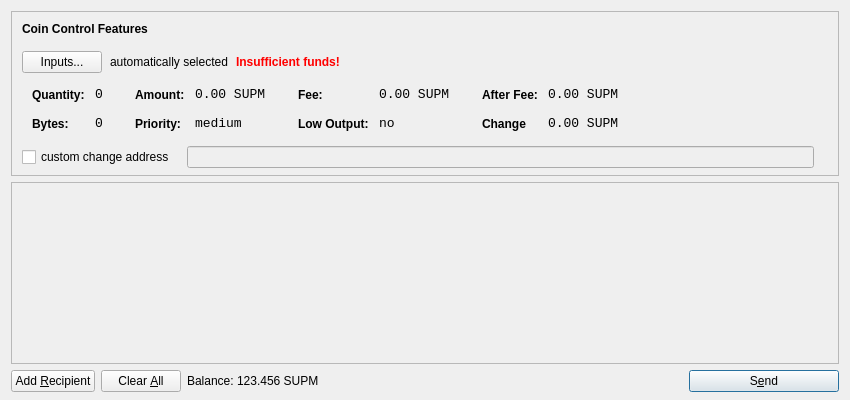
<?xml version="1.0" encoding="UTF-8"?>
<ui version="4.0">
 <class>SendCoinsDialog</class>
 <widget class="QDialog" name="SendCoinsDialog">
  <property name="geometry">
   <rect>
    <x>0</x>
    <y>0</y>
    <width>850</width>
    <height>400</height>
   </rect>
  </property>
  <property name="windowTitle">
   <string>Send Coins</string>
  </property>
  <layout class="QVBoxLayout" name="verticalLayout" stretch="0,1,0">
   <property name="bottomMargin">
    <number>8</number>
   </property>
   <item>
    <widget class="QFrame" name="frameCoinControl">
     <property name="sizePolicy">
      <sizepolicy hsizetype="Expanding" vsizetype="Expanding">
       <horstretch>0</horstretch>
       <verstretch>0</verstretch>
      </sizepolicy>
     </property>
     <property name="maximumSize">
      <size>
       <width>16777215</width>
       <height>16777215</height>
      </size>
     </property>
     <property name="frameShape">
      <enum>QFrame::StyledPanel</enum>
     </property>
     <property name="frameShadow">
      <enum>QFrame::Sunken</enum>
     </property>
     <layout class="QVBoxLayout" name="verticalLayoutCoinControl2">
      <property name="spacing">
       <number>-1</number>
      </property>
      <property name="leftMargin">
       <number>0</number>
      </property>
      <property name="topMargin">
       <number>0</number>
      </property>
      <property name="rightMargin">
       <number>0</number>
      </property>
      <property name="bottomMargin">
       <number>6</number>
      </property>
      <item>
       <layout class="QVBoxLayout" name="verticalLayoutCoinControl" stretch="0,0,0,0,1">
        <property name="spacing">
         <number>0</number>
        </property>
        <property name="leftMargin">
         <number>10</number>
        </property>
        <property name="topMargin">
         <number>10</number>
        </property>
        <item>
         <layout class="QHBoxLayout" name="horizontalLayoutCoinControl1">
          <property name="bottomMargin">
           <number>15</number>
          </property>
          <item>
           <widget class="QLabel" name="labelCoinControlFeatures">
            <property name="sizePolicy">
             <sizepolicy hsizetype="Preferred" vsizetype="Maximum">
              <horstretch>0</horstretch>
              <verstretch>0</verstretch>
             </sizepolicy>
            </property>
            <property name="font">
             <font>
              <weight>75</weight>
              <bold>true</bold>
             </font>
            </property>
            <property name="styleSheet">
             <string notr="true">font-weight:bold;</string>
            </property>
            <property name="text">
             <string>Coin Control Features</string>
            </property>
           </widget>
          </item>
         </layout>
        </item>
        <item>
         <layout class="QHBoxLayout" name="horizontalLayoutCoinControl2" stretch="0,0,0,0">
          <property name="spacing">
           <number>8</number>
          </property>
          <property name="bottomMargin">
           <number>10</number>
          </property>
          <item>
           <widget class="QPushButton" name="pushButtonCoinControl">
            <property name="styleSheet">
             <string notr="true"/>
            </property>
            <property name="text">
             <string>Inputs...</string>
            </property>
           </widget>
          </item>
          <item>
           <widget class="QLabel" name="labelCoinControlAutomaticallySelected">
            <property name="text">
             <string>automatically selected</string>
            </property>
            <property name="margin">
             <number>5</number>
            </property>
           </widget>
          </item>
          <item>
           <widget class="QLabel" name="labelCoinControlInsuffFunds">
            <property name="font">
             <font>
              <weight>75</weight>
              <bold>true</bold>
             </font>
            </property>
            <property name="styleSheet">
             <string notr="true">color:red;font-weight:bold;</string>
            </property>
            <property name="text">
             <string>Insufficient funds!</string>
            </property>
            <property name="margin">
             <number>5</number>
            </property>
           </widget>
          </item>
          <item>
           <spacer name="horizontalSpacerCoinControl">
            <property name="orientation">
             <enum>Qt::Horizontal</enum>
            </property>
            <property name="sizeHint" stdset="0">
             <size>
              <width>40</width>
              <height>1</height>
             </size>
            </property>
           </spacer>
          </item>
         </layout>
        </item>
        <item>
         <widget class="QWidget" name="widgetCoinControl" native="true">
          <property name="sizePolicy">
           <sizepolicy hsizetype="Preferred" vsizetype="Preferred">
            <horstretch>0</horstretch>
            <verstretch>0</verstretch>
           </sizepolicy>
          </property>
          <property name="minimumSize">
           <size>
            <width>0</width>
            <height>0</height>
           </size>
          </property>
          <property name="styleSheet">
           <string notr="true"/>
          </property>
          <layout class="QHBoxLayout" name="horizontalLayoutCoinControl5">
           <property name="margin">
            <number>0</number>
           </property>
           <item>
            <layout class="QHBoxLayout" name="horizontalLayoutCoinControl3" stretch="0,0,0,1">
             <property name="spacing">
              <number>20</number>
             </property>
             <property name="topMargin">
              <number>0</number>
             </property>
             <property name="bottomMargin">
              <number>10</number>
             </property>
             <item>
              <layout class="QFormLayout" name="formLayoutCoinControl1">
               <property name="horizontalSpacing">
                <number>10</number>
               </property>
               <property name="verticalSpacing">
                <number>14</number>
               </property>
               <property name="leftMargin">
                <number>10</number>
               </property>
               <property name="topMargin">
                <number>4</number>
               </property>
               <property name="rightMargin">
                <number>6</number>
               </property>
               <item row="0" column="0">
                <widget class="QLabel" name="labelCoinControlQuantityText">
                 <property name="styleSheet">
                  <string notr="true">font-weight:bold;</string>
                 </property>
                 <property name="text">
                  <string>Quantity:</string>
                 </property>
                 <property name="margin">
                  <number>0</number>
                 </property>
                </widget>
               </item>
               <item row="0" column="1">
                <widget class="QLabel" name="labelCoinControlQuantity">
                 <property name="font">
                  <font>
                   <family>Monospace</family>
                   <pointsize>10</pointsize>
                  </font>
                 </property>
                 <property name="cursor">
                  <cursorShape>IBeamCursor</cursorShape>
                 </property>
                 <property name="contextMenuPolicy">
                  <enum>Qt::ActionsContextMenu</enum>
                 </property>
                 <property name="text">
                  <string>0</string>
                 </property>
                 <property name="margin">
                  <number>0</number>
                 </property>
                 <property name="textInteractionFlags">
                  <set>Qt::LinksAccessibleByMouse|Qt::TextSelectableByKeyboard|Qt::TextSelectableByMouse</set>
                 </property>
                </widget>
               </item>
               <item row="1" column="0">
                <widget class="QLabel" name="labelCoinControlBytesText">
                 <property name="styleSheet">
                  <string notr="true">font-weight:bold;</string>
                 </property>
                 <property name="text">
                  <string>Bytes:</string>
                 </property>
                </widget>
               </item>
               <item row="1" column="1">
                <widget class="QLabel" name="labelCoinControlBytes">
                 <property name="font">
                  <font>
                   <family>Monospace</family>
                   <pointsize>10</pointsize>
                  </font>
                 </property>
                 <property name="cursor">
                  <cursorShape>IBeamCursor</cursorShape>
                 </property>
                 <property name="contextMenuPolicy">
                  <enum>Qt::ActionsContextMenu</enum>
                 </property>
                 <property name="text">
                  <string>0</string>
                 </property>
                 <property name="textInteractionFlags">
                  <set>Qt::LinksAccessibleByMouse|Qt::TextSelectableByKeyboard|Qt::TextSelectableByMouse</set>
                 </property>
                </widget>
               </item>
              </layout>
             </item>
             <item>
              <layout class="QFormLayout" name="formLayoutCoinControl2">
               <property name="horizontalSpacing">
                <number>10</number>
               </property>
               <property name="verticalSpacing">
                <number>14</number>
               </property>
               <property name="leftMargin">
                <number>6</number>
               </property>
               <property name="topMargin">
                <number>4</number>
               </property>
               <property name="rightMargin">
                <number>6</number>
               </property>
               <item row="0" column="0">
                <widget class="QLabel" name="labelCoinControlAmountText">
                 <property name="styleSheet">
                  <string notr="true">font-weight:bold;</string>
                 </property>
                 <property name="text">
                  <string>Amount:</string>
                 </property>
                 <property name="margin">
                  <number>0</number>
                 </property>
                </widget>
               </item>
               <item row="0" column="1">
                <widget class="QLabel" name="labelCoinControlAmount">
                 <property name="font">
                  <font>
                   <family>Monospace</family>
                   <pointsize>10</pointsize>
                  </font>
                 </property>
                 <property name="cursor">
                  <cursorShape>IBeamCursor</cursorShape>
                 </property>
                 <property name="contextMenuPolicy">
                  <enum>Qt::ActionsContextMenu</enum>
                 </property>
                 <property name="text">
                  <string notr="true">0.00 SUPM</string>
                 </property>
                 <property name="textInteractionFlags">
                  <set>Qt::LinksAccessibleByMouse|Qt::TextSelectableByKeyboard|Qt::TextSelectableByMouse</set>
                 </property>
                </widget>
               </item>
               <item row="1" column="0">
                <widget class="QLabel" name="labelCoinControlPriorityText">
                 <property name="styleSheet">
                  <string notr="true">font-weight:bold;</string>
                 </property>
                 <property name="text">
                  <string>Priority:</string>
                 </property>
                </widget>
               </item>
               <item row="1" column="1">
                <widget class="QLabel" name="labelCoinControlPriority">
                 <property name="font">
                  <font>
                   <family>Monospace</family>
                   <pointsize>10</pointsize>
                  </font>
                 </property>
                 <property name="cursor">
                  <cursorShape>IBeamCursor</cursorShape>
                 </property>
                 <property name="contextMenuPolicy">
                  <enum>Qt::ActionsContextMenu</enum>
                 </property>
                 <property name="text">
                  <string>medium</string>
                 </property>
                 <property name="textInteractionFlags">
                  <set>Qt::LinksAccessibleByMouse|Qt::TextSelectableByKeyboard|Qt::TextSelectableByMouse</set>
                 </property>
                </widget>
               </item>
              </layout>
             </item>
             <item>
              <layout class="QFormLayout" name="formLayoutCoinControl3">
               <property name="horizontalSpacing">
                <number>10</number>
               </property>
               <property name="verticalSpacing">
                <number>14</number>
               </property>
               <property name="leftMargin">
                <number>6</number>
               </property>
               <property name="topMargin">
                <number>4</number>
               </property>
               <property name="rightMargin">
                <number>6</number>
               </property>
               <item row="0" column="0">
                <widget class="QLabel" name="labelCoinControlFeeText">
                 <property name="styleSheet">
                  <string notr="true">font-weight:bold;</string>
                 </property>
                 <property name="text">
                  <string>Fee:</string>
                 </property>
                 <property name="margin">
                  <number>0</number>
                 </property>
                </widget>
               </item>
               <item row="0" column="1">
                <widget class="QLabel" name="labelCoinControlFee">
                 <property name="font">
                  <font>
                   <family>Monospace</family>
                   <pointsize>10</pointsize>
                  </font>
                 </property>
                 <property name="cursor">
                  <cursorShape>IBeamCursor</cursorShape>
                 </property>
                 <property name="contextMenuPolicy">
                  <enum>Qt::ActionsContextMenu</enum>
                 </property>
                 <property name="text">
                  <string notr="true">0.00 SUPM</string>
                 </property>
                 <property name="textInteractionFlags">
                  <set>Qt::LinksAccessibleByMouse|Qt::TextSelectableByKeyboard|Qt::TextSelectableByMouse</set>
                 </property>
                </widget>
               </item>
               <item row="1" column="0">
                <widget class="QLabel" name="labelCoinControlLowOutputText">
                 <property name="styleSheet">
                  <string notr="true">font-weight:bold;</string>
                 </property>
                 <property name="text">
                  <string>Low Output:</string>
                 </property>
                </widget>
               </item>
               <item row="1" column="1">
                <widget class="QLabel" name="labelCoinControlLowOutput">
                 <property name="font">
                  <font>
                   <family>Monospace</family>
                   <pointsize>10</pointsize>
                  </font>
                 </property>
                 <property name="cursor">
                  <cursorShape>IBeamCursor</cursorShape>
                 </property>
                 <property name="contextMenuPolicy">
                  <enum>Qt::ActionsContextMenu</enum>
                 </property>
                 <property name="text">
                  <string>no</string>
                 </property>
                 <property name="textInteractionFlags">
                  <set>Qt::LinksAccessibleByMouse|Qt::TextSelectableByKeyboard|Qt::TextSelectableByMouse</set>
                 </property>
                </widget>
               </item>
              </layout>
             </item>
             <item>
              <layout class="QFormLayout" name="formLayoutCoinControl4">
               <property name="horizontalSpacing">
                <number>10</number>
               </property>
               <property name="verticalSpacing">
                <number>14</number>
               </property>
               <property name="leftMargin">
                <number>6</number>
               </property>
               <property name="topMargin">
                <number>4</number>
               </property>
               <property name="rightMargin">
                <number>6</number>
               </property>
               <item row="0" column="0">
                <widget class="QLabel" name="labelCoinControlAfterFeeText">
                 <property name="styleSheet">
                  <string notr="true">font-weight:bold;</string>
                 </property>
                 <property name="text">
                  <string>After Fee:</string>
                 </property>
                 <property name="margin">
                  <number>0</number>
                 </property>
                </widget>
               </item>
               <item row="0" column="1">
                <widget class="QLabel" name="labelCoinControlAfterFee">
                 <property name="font">
                  <font>
                   <family>Monospace</family>
                   <pointsize>10</pointsize>
                  </font>
                 </property>
                 <property name="cursor">
                  <cursorShape>IBeamCursor</cursorShape>
                 </property>
                 <property name="contextMenuPolicy">
                  <enum>Qt::ActionsContextMenu</enum>
                 </property>
                 <property name="text">
                  <string notr="true">0.00 SUPM</string>
                 </property>
                 <property name="textInteractionFlags">
                  <set>Qt::LinksAccessibleByMouse|Qt::TextSelectableByKeyboard|Qt::TextSelectableByMouse</set>
                 </property>
                </widget>
               </item>
               <item row="1" column="0">
                <widget class="QLabel" name="labelCoinControlChangeText">
                 <property name="styleSheet">
                  <string notr="true">font-weight:bold;</string>
                 </property>
                 <property name="text">
                  <string>Change</string>
                 </property>
                </widget>
               </item>
               <item row="1" column="1">
                <widget class="QLabel" name="labelCoinControlChange">
                 <property name="font">
                  <font>
                   <family>Monospace</family>
                   <pointsize>10</pointsize>
                  </font>
                 </property>
                 <property name="cursor">
                  <cursorShape>IBeamCursor</cursorShape>
                 </property>
                 <property name="contextMenuPolicy">
                  <enum>Qt::ActionsContextMenu</enum>
                 </property>
                 <property name="text">
                  <string notr="true">0.00 SUPM</string>
                 </property>
                 <property name="textInteractionFlags">
                  <set>Qt::LinksAccessibleByMouse|Qt::TextSelectableByKeyboard|Qt::TextSelectableByMouse</set>
                 </property>
                </widget>
               </item>
              </layout>
             </item>
            </layout>
           </item>
          </layout>
         </widget>
        </item>
        <item>
         <layout class="QHBoxLayout" name="horizontalLayoutCoinControl4" stretch="0,0,0">
          <property name="spacing">
           <number>12</number>
          </property>
          <property name="sizeConstraint">
           <enum>QLayout::SetDefaultConstraint</enum>
          </property>
          <property name="topMargin">
           <number>5</number>
          </property>
          <property name="rightMargin">
           <number>5</number>
          </property>
          <item>
           <widget class="QCheckBox" name="checkBoxCoinControlChange">
            <property name="text">
             <string>custom change address</string>
            </property>
           </widget>
          </item>
          <item>
           <widget class="QLineEdit" name="lineEditCoinControlChange">
            <property name="enabled">
             <bool>false</bool>
            </property>
            <property name="sizePolicy">
             <sizepolicy hsizetype="Expanding" vsizetype="Fixed">
              <horstretch>0</horstretch>
              <verstretch>0</verstretch>
             </sizepolicy>
            </property>
           </widget>
          </item>
          <item>
           <widget class="QLabel" name="labelCoinControlChangeLabel">
            <property name="sizePolicy">
             <sizepolicy hsizetype="Preferred" vsizetype="Expanding">
              <horstretch>0</horstretch>
              <verstretch>0</verstretch>
             </sizepolicy>
            </property>
            <property name="minimumSize">
             <size>
              <width>0</width>
              <height>0</height>
             </size>
            </property>
            <property name="text">
             <string/>
            </property>
            <property name="margin">
             <number>3</number>
            </property>
           </widget>
          </item>
         </layout>
        </item>
        <item>
         <spacer name="verticalSpacerCoinControl">
          <property name="orientation">
           <enum>Qt::Vertical</enum>
          </property>
          <property name="sizeHint" stdset="0">
           <size>
            <width>800</width>
            <height>1</height>
           </size>
          </property>
         </spacer>
        </item>
       </layout>
      </item>
     </layout>
    </widget>
   </item>
   <item>
    <widget class="QScrollArea" name="scrollArea">
     <property name="widgetResizable">
      <bool>true</bool>
     </property>
     <widget class="QWidget" name="scrollAreaWidgetContents">
      <property name="geometry">
       <rect>
        <x>0</x>
        <y>0</y>
        <width>830</width>
        <height>165</height>
       </rect>
      </property>
      <layout class="QVBoxLayout" name="verticalLayout_2">
       <property name="margin">
        <number>0</number>
       </property>
       <item>
        <layout class="QVBoxLayout" name="entries">
         <property name="spacing">
          <number>6</number>
         </property>
        </layout>
       </item>
       <item>
        <spacer name="verticalSpacer">
         <property name="orientation">
          <enum>Qt::Vertical</enum>
         </property>
         <property name="sizeHint" stdset="0">
          <size>
           <width>20</width>
           <height>40</height>
          </size>
         </property>
        </spacer>
       </item>
      </layout>
     </widget>
    </widget>
   </item>
   <item>
    <layout class="QHBoxLayout" name="horizontalLayout">
     <item>
      <widget class="QPushButton" name="addButton">
       <property name="toolTip">
        <string>Send to multiple recipients at once</string>
       </property>
       <property name="text">
        <string>Add &amp;Recipient</string>
       </property>
       <property name="autoDefault">
        <bool>false</bool>
       </property>
      </widget>
     </item>
     <item>
      <widget class="QPushButton" name="clearButton">
       <property name="sizePolicy">
        <sizepolicy hsizetype="Minimum" vsizetype="Fixed">
         <horstretch>0</horstretch>
         <verstretch>0</verstretch>
        </sizepolicy>
       </property>
       <property name="toolTip">
        <string>Remove all transaction fields</string>
       </property>
       <property name="text">
        <string>Clear &amp;All</string>
       </property>
       <property name="autoRepeatDelay">
        <number>300</number>
       </property>
       <property name="autoDefault">
        <bool>false</bool>
       </property>
      </widget>
     </item>
     <item>
      <layout class="QHBoxLayout" name="horizontalLayout_2">
       <property name="spacing">
        <number>3</number>
       </property>
       <item>
        <widget class="QLabel" name="label">
         <property name="sizePolicy">
          <sizepolicy hsizetype="Preferred" vsizetype="Fixed">
           <horstretch>0</horstretch>
           <verstretch>0</verstretch>
          </sizepolicy>
         </property>
         <property name="text">
          <string>Balance:</string>
         </property>
        </widget>
       </item>
       <item>
        <widget class="QLabel" name="labelBalance">
         <property name="sizePolicy">
          <sizepolicy hsizetype="Preferred" vsizetype="Fixed">
           <horstretch>0</horstretch>
           <verstretch>0</verstretch>
          </sizepolicy>
         </property>
         <property name="cursor">
          <cursorShape>IBeamCursor</cursorShape>
         </property>
         <property name="text">
          <string notr="true">123.456 SUPM</string>
         </property>
         <property name="textInteractionFlags">
          <set>Qt::LinksAccessibleByMouse|Qt::TextSelectableByKeyboard|Qt::TextSelectableByMouse</set>
         </property>
        </widget>
       </item>
      </layout>
     </item>
     <item>
      <spacer name="horizontalSpacer">
       <property name="orientation">
        <enum>Qt::Horizontal</enum>
       </property>
       <property name="sizeHint" stdset="0">
        <size>
         <width>40</width>
         <height>20</height>
        </size>
       </property>
      </spacer>
     </item>
     <item>
      <widget class="QPushButton" name="sendButton">
       <property name="minimumSize">
        <size>
         <width>150</width>
         <height>0</height>
        </size>
       </property>
       <property name="toolTip">
        <string>Confirm the send action</string>
       </property>
       <property name="text">
        <string>S&amp;end</string>
       </property>
       <property name="icon">
        <iconset resource="../bitcoin.qrc">
         <normaloff>:/icons/send</normaloff>:/icons/send</iconset>
       </property>
       <property name="default">
        <bool>true</bool>
       </property>
      </widget>
     </item>
    </layout>
   </item>
  </layout>
 </widget>
 <resources>
  <include location="../bitcoin.qrc"/>
 </resources>
 <connections/>
</ui>
